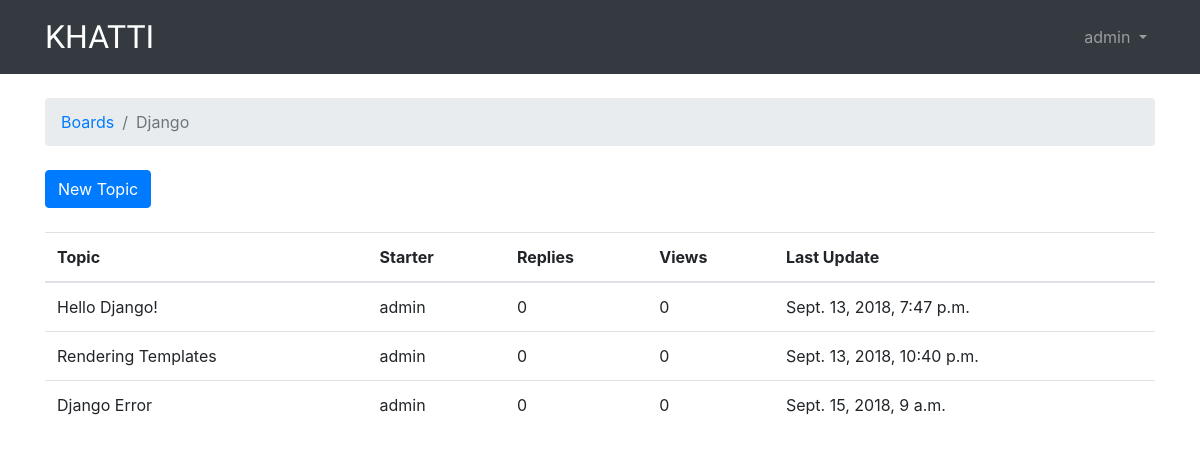
/boards/1/ (signed in), run on the app's committed database.
### boards/models.py (models this page shows, shortened)
class Board(models.Model):
    name = models.CharField(max_length=30, unique=True)
    description = models.CharField(max_length=100)

class Topic(models.Model):
    subject = models.CharField(max_length=255)
    last_updated = models.DateTimeField(auto_now_add=True)
    board = models.ForeignKey(Board, related_name='topics',
    on_delete=models.PROTECT)
    starter = models.ForeignKey(User, related_name='topics',
    on_delete=models.PROTECT)
    last_updated = models.DateTimeField(auto_now_add=True)

### boards/views.py (the view)
# urls.py: url(r'^boards/(?P<pk>\d+)/$', views.board_topics, name='board_topics'),
def board_topics(request, pk):
    board = get_object_or_404(Board, pk=pk)
    return render(request, 'topics.html', {'board': board})

### templates/topics.html (shortened to what this page needs)
{% extends 'base.html' %}
{% block breadcrumb %}
    <li class="breadcrumb-item"><a href="{% url 'home' %}">Boards</a></li>
    <li class="breadcrumb-item active">{{ board.name }}</li>
{% endblock %}
{% block content %}
    <div class='mb-4'>
        <a href="{% url 'new_topic' board.pk%}" class='btn btn-primary'>New Topic</a>
    </div>
    <table class='table'>
        <thead class='thead-inverse'>
            <tr>
                <th>Topic</th>
                <th>Starter</th>
                <th>Replies</th>
                <th>Views</th>
                <th>Last Update</th>
            </tr>
        </thead>
        <tbody>
            {% for topic in board.topics.all %}
                <tr>
                    <td>{{ topic.subject }}</td>
                    <td>{{ topic.starter.username }}</td>
                    <td>0</td>
                    <td>0</td>
                    <td>{{ topic.last_updated }}</td>
                </tr>
            {% endfor %}
        </tbody>
    </table>
{% endblock %}

### templates/base.html (shortened to what this page needs)
{% load staticfiles %}
<!DOCTYPE html>
<html>
<head>
    <link rel="stylesheet" href="{% static 'css/bootstrap.min.css' %}">
    <link rel="stylesheet" href="{% static 'css/app.css' %}">
</head>
<body>
    {% block body %}
    <nav class="navbar navbar-expand-sm navbar-dark bg-dark">
        <div class="container">
            <a class="navbar-brand" href="{% url 'home' %}">KHATTI</a>
            <div class="collapse navbar-collapse" id="mainMenu">
                {% if user.is_authenticated %}
                <ul class="navbar-nav ml-auto">
                    <li class="nav-item dropdown">
                        <a class="nav-link dropdown-toggle" href="#" id="userMenu" data-toggle="dropdown" aria-haspopup="true"
                            aria-expanded="false">
                            {{ user.username }}
                        </a>
                    </li>
                </ul>
                {% else %}
                    <form class ="form-inline ml-auto">
                        <a href="{% url 'login' %}" class="btn btn-outline-secondary">Log in</a>
                        <a href="{% url 'signup' %}" class="btn btn-primary ml-2">Sign Up</a>
                    </form>
                {% endif %}
            </div>
        </div>
    </nav>
    <div class="container">
        <ol class='breadcrumb my-4'>
            {% block breadcrumb %}
            {% endblock %}
        </ol>
        {% block content %}
        {% endblock %}
    </div>
    {% endblock body %}
</body>
</html>

### static/css/app.css (style rules this page uses)
.navbar-brand { font-family: 'Julius Sans One', sans-serif; font-size: 32px; }

### data on the page
Board: name "Django"
Topic: subject "Hello Django!", starter.username "admin", last_updated "Sept. 13, 2018, 7:47 p.m."
Topic: subject "Rendering Templates", starter.username "admin", last_updated "Sept. 13, 2018, 10:40 p.m."
Topic: subject "Django Error", starter.username "admin", last_updated "Sept. 15, 2018, 9 a.m."

### other printed values
{{ user.username }} "admin"
